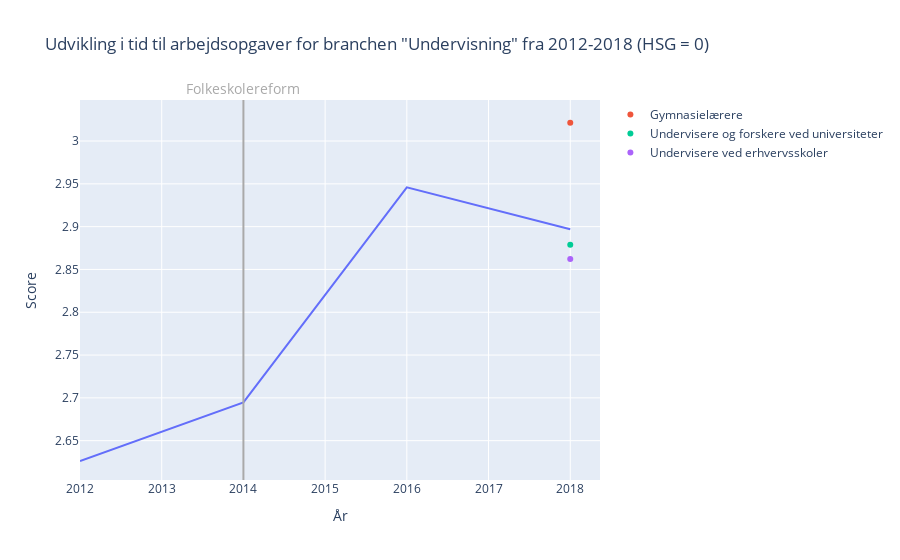

Here is the notebook cell this chart was saved with:
### Code cell
# Opret et line plot med data fra undervisning_2012_2018
# x-akse er "År" og y-akse er "Score eller andel", som er navngivet som "Score"
fig = px.line(undervisning_2012_2018, x='År', y='Score eller andel', title='Udvikling i tid til arbejdsopgaver for branchen "Undervisning" fra 2012-2018 (HSG = 0)', labels={'Score eller andel': 'Score'})

# Tilføj et scatter plot for hver unik gruppe i branche_data_filtered_shell
for group in branche_data_filtered_shell['Group']:
    # Filtrer branche_data_filtered_shell for en given gruppe
    df = branche_data_filtered_shell[branche_data_filtered_shell['Group'] == group]
    # Tilføj scatter plot til fig med data fra df
    fig.add_scatter(x=df['Year'], y=df['Score'], mode='markers', name=group)

# Tilføj en lodret linje til fig på år 2014
fig.add_shape(
    type='line',
    x0=2014,
    x1=2014,
    y0=0,
    y1=1,
    yref='paper',
    line=dict(color='darkgray', width=2)
)

# Tilføj en annotation til fig, der angiver "Folkeskolereform" på linjen
fig.add_annotation(
    x=2014,
    y=1,
    yref='paper',
    yanchor='bottom',
    text='Folkeskolereform',
    font=dict(color='darkgray', size=14),
    showarrow=False
)

# Vis fig
fig.show()

### Figure 1 — Plotly figure (JSON) as saved in the notebook; plotly's stock layout.template omitted (floating-point values rounded to 4 significant figures)
{"data": [{"hovertemplate": "År=%{x}<br>Score=%{y}<extra></extra>", "legendgroup": "", "line": {"color": "#636efa", "dash": "solid"}, "marker": {"symbol": "circle"}, "mode": "lines", "name": "", "orientation": "v", "showlegend": false, "type": "scatter", "x": [2012, 2014, 2016, 2018], "xaxis": "x", "y": [2.626, 2.695, 2.946, 2.897], "yaxis": "y"}, {"mode": "markers", "name": "Gymnasielærere", "type": "scatter", "x": [2018], "y": [3.021]}, {"mode": "markers", "name": "Undervisere og forskere ved universiteter", "type": "scatter", "x": [2018], "y": [2.879]}, {"mode": "markers", "name": "Undervisere ved erhvervsskoler", "type": "scatter", "x": [2018], "y": [2.862]}], "layout": {"annotations": [{"font": {"color": "darkgray", "size": 14}, "showarrow": false, "text": "Folkeskolereform", "x": 2014, "y": 1, "yanchor": "bottom", "yref": "paper"}], "legend": {"tracegroupgap": 0}, "shapes": [{"line": {"color": "darkgray", "width": 2}, "type": "line", "x0": 2014, "x1": 2014, "y0": 0, "y1": 1, "yref": "paper"}], "title": {"text": "Udvikling i tid til arbejdsopgaver for branchen \"Undervisning\" fra 2012-2018 (HSG = 0)"}, "xaxis": {"anchor": "y", "domain": [0, 1], "title": {"text": "År"}}, "yaxis": {"anchor": "x", "domain": [0, 1], "title": {"text": "Score"}}}}
